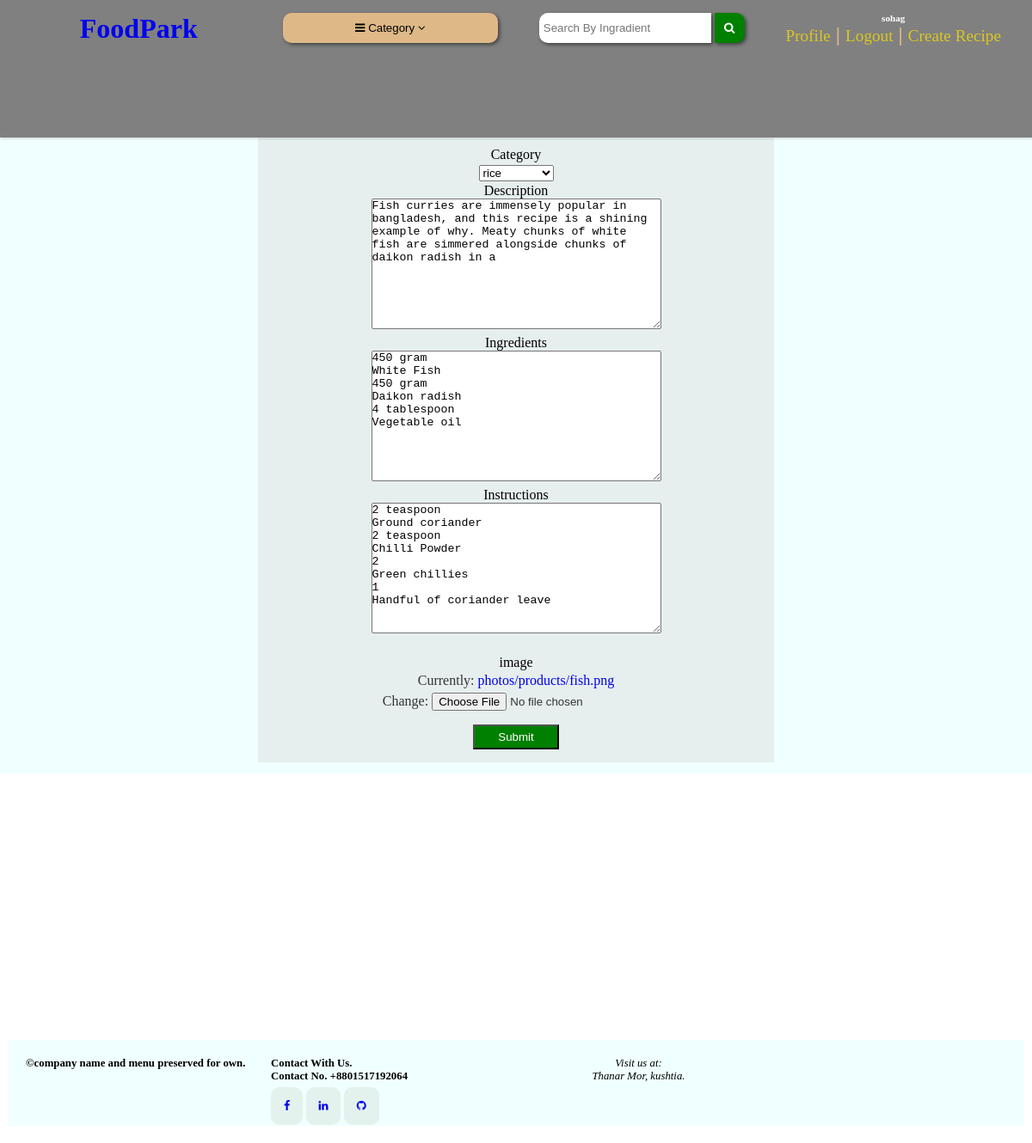
/store/update_recipe/49/ (signed in), run on the app's committed database.
### store/models.py (models this page shows, shortened)
class Product(models.Model):
    price = models.DecimalField(max_digits=10, decimal_places=3)
    product_name = models.CharField(max_length=100, unique=True)
    slug = models.SlugField(max_length=100,unique=True)
    description = models.TextField(max_length=500, blank=True)
    ingredients = models.TextField(max_length=500,blank=True)
    instructions = models.TextField(max_length=500,blank=True)
    image = models.ImageField(upload_to='photos/products')
    category = models.ForeignKey(Category, on_delete=models.CASCADE)
    created_date = models.DateTimeField(auto_now_add=True)
    modified_date = models.DateTimeField(auto_now=True)
    author = models.ForeignKey(User, on_delete=models.CASCADE,default=1, related_name='user_data')

### store/views.py (the view)
# urls.py: path('update_recipe/<int:product_id>/', views.update_recipe, name='update_recipe'),
@login_required
def update_recipe(request, product_id):
    recipe = Product.objects.get(pk=product_id)
    form = ProductForm(instance=recipe)
    if recipe.author == request.user:
        if request.method == 'POST':
            form = ProductForm(request.POST, instance=recipe)
            if form.is_valid():
                slugg = form.cleaned_data['product_name']
                slugg=slugg.replace(" ","_")
                title = form.cleaned_data['product_name']
                description = form.cleaned_data['description']
                ingredient = form.cleaned_data['ingredients']
                instruction = form.cleaned_data['instructions']
                image = form.cleaned_data['image']
                slug = slugg
                category = form.cleaned_data['category']
                product = Product(product_name = title, description=description, ingredients=ingredient, instructions=instruction,image=image,
                slug=slug, category=category, author = request.user)
                recipe.delete()
                product.save()
                return redirect('profile')
        else:
            form = ProductForm(instance=recipe)
        return render(request, 'update_recipe.html', {'form': form, 'recipe': recipe})
    else:
        return redirect('home')

### store/forms.py
class ProductForm(forms.ModelForm):
    class Meta:
        model = Product
        fields = ['product_name', 'description', 'ingredients', 'instructions','image','category', 'price']

### category/context_processors/context_processors.py (called while the page is built)
def category_context(request):
    category = Category.objects.all();
    return {'category': category};

### category/models.py (called while the page is built)
    def __str__(self):
        return self.category_name

### store/templates/update_recipe.html (shortened to what this page needs)
{% extends 'base.html' %}
{% block body%}
<section class="section-containers">
      <div class="card-sections">
        <div class="card-body">
          <div class="form-div">
            <form method="POST" enctype="multipart/form-data">
              <div class="form-row">
                <div class="col form-group">
                  <label>Item name</label>
                  <br/>
                  <p class="product-class">{{form.product_name}}</p>
                  <br>
                </div>
              </div>
                <div class="col form-group">
                  <label>Category</label>
                  <br/>
                  <p class="product-class">{{ form.category }}</p>
                </div>
                <div class="col form-group">
                  <label>Description</label>
                  <br/>
                  <p class="product-class">{{form.description}}</p>
              </div>
              <div class="form-group">
                <label>Ingredients</label>
                <br/>
                  <p class="product-class">{{form.ingredients}}</p>
              </div>
                <div class="form-group col-md-6">
                  <label>Instructions</label>
                  <br/>
                   <p class="product-class">{{form.instructions}}</p>
                  <br/>
                </div>
                <div class="form-group col-md-6">
                  <label>image</label>
                  <br/>
                  <p class="product-class">{{form.image}}</p>
                </div>
              <div class="form-group">
                <button type="submit" class="btn-block">
                  Submit
                </button>
              </div>
            </form>
          </div>
        </div>
      </div>
      <br /><br />
    </section>
{% endblock%}

### templates/base.html (shortened to what this page needs)
{% load static %}
<!DOCTYPE html>
<html lang="en">
<head>
    <link rel="stylesheet" href="https://cdnjs.cloudflare.com/ajax/libs/font-awesome/4.7.0/css/font-awesome.min.css">
    <link rel="stylesheet" href="{%block css%} {%endblock css%}">
</head>
<body>
    <header class="header-base">
          <div class="navbar">
             <div class="navbar-contains">
              <div class="title">
               <a href="{% url 'home' %}"> <h1>FoodPark</h1></a>
              </div>
              <div class="category right">
                <div class="dropdrown">
                    <div class="button">
                          <button class="dropdown-botton" type="button"><i class="fa fa-bars"> </i> Category  <i class="fa fa-angle-down" aria-hidden="true"></i></button>
                    </div>
            </div>
          </div>
            <div class="search-section right">
                <form action="{% url 'search' %} " class="search" method="GET">
                    <div class="search">
                      <input type="text" class="input" placeholder="Search By Ingradient" name="keyword">
                        <button type="submit" class="search-icon-btn"><i class="fa fa-search  fa-icon" aria-hidden="true"></i></button>
                    </div>
                </form>
            </div>
          {% if request.user.is_authenticated %}
          <div class="sign-container  right">
            <small class="status"><h4>{{user.username}}</h4></small>
            <div class="sign-register">
             <a href="{% url 'profiles' request.user.username %}">Profile</a>
             <span style="color: burlywood; font-weight: bold; font-size: 1.5rem;">|</span>
             <a href="{% url 'logout' %}">Logout</a>
             <span style="color: burlywood; font-weight: bold; font-size: 1.5rem;">|</span>
             <a href="{% url 'create_menu' %}">Create Recipe</a>
            </div>
        </div>
              {% endif %}
             </div>
        </div>
    </header>
    <main>
    <div class="content-wrapper">
      {% block body %}
      {% endblock %}
  </div>
    </main>
    <footer class="footer">
          <div class="footer-containers">
               <div class="copy-right">
                <h4>&copy;company name and menu preserved for own.</h4>
               </div>
               <div class="contact">
                <h4>Contact With Us.</h4>
                <h4>Contact No. +8801517192064</h4>
                <ul>
                  <li><a target="_blank" href="https://www.facebook.com/sohag.rakhob"><i class="fa fa-facebook" aria-hidden="true"></i></a></li>
                  <li><a target="_blank" href="https://www.linkedin.com/in/md-sohag-ali-361b20291/"><i class="fa fa-linkedin" aria-hidden="true"></i></a></li>
                  <li><a target="_blank" href="https://github.com/sheikhsohag?tab=repositories"><i class="fa fa-github" aria-hidden="true"></i></a></li>
                </ul>
               </div>
               <div class="address-div">
                    <address class="address">
                      Visit us at: <br>
                      Thanar Mor, kushtia.
                    </address>
               </div>
               <div class="map">
                <iframe class="map-img" src="https://www.google.com/maps/embed?pb=!1m18!1m12!1m3!1d7294.779296401172!2d89.12378663773136!3d23.911252622310474!2m3!1f0!2f0!3f0!3m2!1i1024!2i768!4f13.1!3m3!1m2!1s0x39fe97a93ffef863%3A0x5ea2ac6ff37e0d97!2sThana%20Para%2C%20Kushtia!5e0!3m2!1sen!2sbd!4v1713753285779!5m2!1sen!2sbd" width="600" height="450" style="border:0;" allowfullscreen="" loading="lazy"></iframe>
               </div>
          </div>
    </footer>
</body>
</html>

### store/templates/update_recipe.html (style rules this page uses)
* { margin: 0; padding: 0; box-sizing: border-box; }
.section-containers { position: relative; width: 100%; background-color: azure; text-align: center; height: 800px; }
.card-body { position: absolute; width: 50%; display: flex; left: 25%; background-color: rgb(230, 238, 238); flex: left; }
.form-div { width: 100%; }
.product-class { font-size: 16px; color: #333; line-height: 1.5; }
.btn-block { width: 100px; margin: 15px; padding: 5px; background-color: green; color: white; cursor: pointer; }

### templates/base.html (style rules this page uses)
* { margin: 0; padding: 0; box-sizing: border-box; }
a { text-decoration: none; }
.header-base { position: relative; height: 14%; padding-bottom: 100px; z-index: 10; }
.navbar { left: 0; top: 0; position: fixed; width: 100%; height: 12%; background-color: grey; box-shadow: 1px 2px 2px rgba(136, 135, 135, 0.24); display: flex; }
.navbar::after { content: ''; display: block; clear: both; }
.navbar div { width: 100%; }
.navbar-contains { display: flex; text-align: center; padding: 15px; }
.navbar-contains div { padding: 0 5px 0 5px; }
.dropdown-botton { width: 250px; height: 35px; background-color: burlywood; border-radius: 10px; border: none; box-shadow: 2px 2px 4px rgba(0, 0, 0, 0.5); z-index: 10; }
.button { position: relative; }
.search { margin: 0; padding: 0; }
.search input { width: 200px; height: 35px; border-radius: 10px 0 0 10px; border: none; box-shadow: 2px 2px 4px rgba(0, 0, 0, 0.5); padding: 5px; margin-right: 0; padding-right: 0; outline: none; transition: 0.05s all; }
.search button { background-color: green; width: 35px; height: 35px; padding: 5px; box-shadow: 2px 2px 4px rgba(0, 0, 0, 0.5); border: none; border-top-right-radius: 10px; border-bottom-right-radius: 10px; outline: none; transition: 0.2s; }
.fa-icon { color: white; }
.status { color: white; font-size: 0.7rem; }
.sign-register a { text-decoration: none; color: rgb(218, 199, 32); padding: 2px; margin-top: 5px; font-size: 1.2rem; }
.navbar::after { content: ""; display: block; clear: both; }
footer { background-color: azure; padding: 20px; height: 100px; left: 0; bottom: 0; font-size: 0.8rem; margin: 10px; }
.footer-containers { display: flex; }
.copy-right { text-align: left; flex: 1; }
.address-div { flex: 1; text-align: center; }
.map { height: 100px; flex: 1; }
.address { font-style: italic; }
.map-img { width: 100%; height: 95px; }
.contact { flex: 1; }
.contact ul { margin-top: 20px; }
.contact ul li { display: inline; text-decoration: none; list-style: none; font-size: 0.8rem; padding: 15px; margin-top: 40px; background-color: hsl(160, 38%, 92%); border-radius: 10px; color: white; }
.content-wrapper { min-height: calc(100vh-140px); padding-bottom: 300px; }
footer::after { content: ""; display: block; clear: both; }

### data on the page
Product: category "rice", description "Fish curries are immensely popular in bangladesh, and this recipe is a shining example of why. Meaty chunks of white fish are simmered alongside chunks of daikon radish in a", ingredients "450 gram White Fish 450 gram Daikon radish 4 tablespoon Vegetable oil", instructions "2 teaspoon Ground coriander 2 teaspoon Chilli Powder 2 Green chillies 1 Handful of coriander leave"

### other printed values
{{ user.username }} "sohag"
